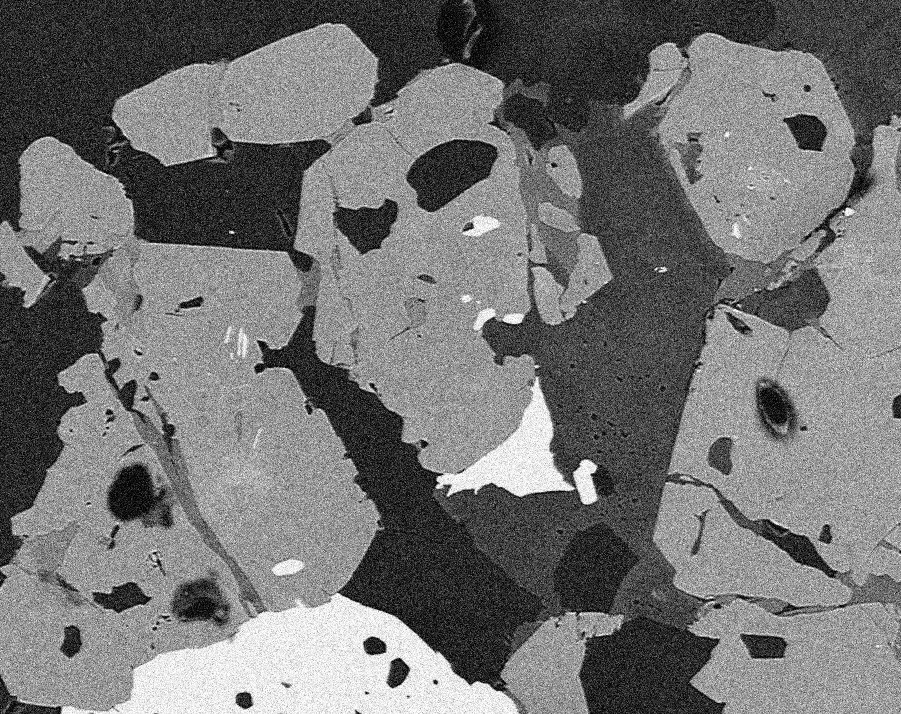
#> input picture opencv/sample_images/2BSE_Google_noisy.jpg, 901 x 714 px, found by its file name
$ python 2.denoising_and_edge_detection.py
#> lines starting #> are read from the running program, lines starting #| are printed output that depends on the picture
import cv2
import numpy as np

img = cv2.imread("opencv/sample_images/2BSE_Google_noisy.jpg", 1)
#> img is the input picture: shape (714, 901, 3); min 0, max 255, mean 114.9
img2 = cv2.imread("opencv/sample_images/2Neuron.jpg")
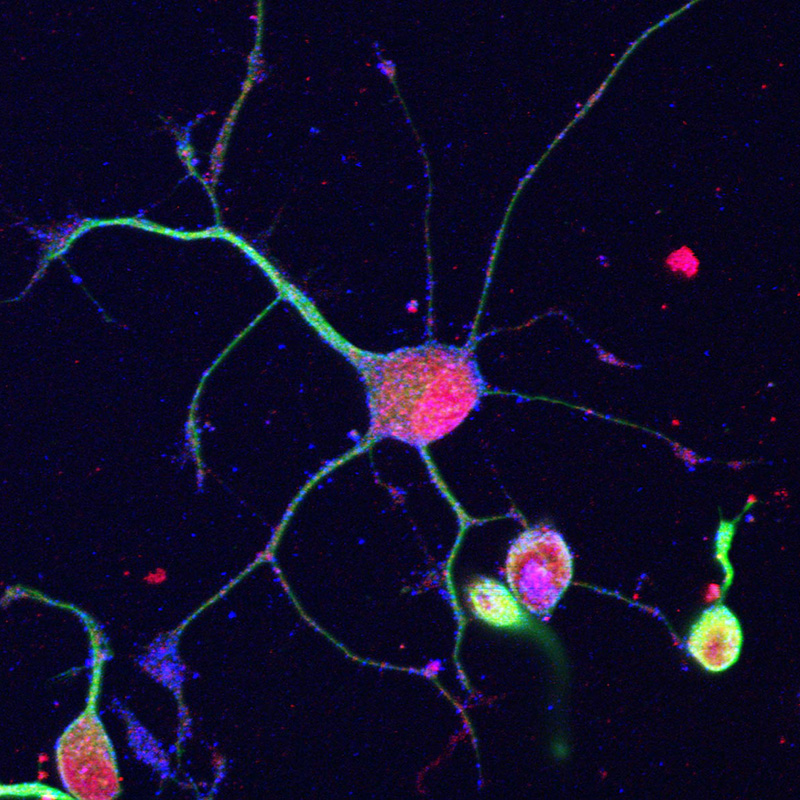
#> input picture opencv/sample_images/2Neuron.jpg, 800 x 800 px, found by its file name
#> img2 is the input picture: shape (800, 800, 3); mean B, G, R 41.2, 13.6, 17.2

# creating my own bluring filter
kernel = np.ones((3,3),np.float32)/9
filter_2D = cv2.filter2D(img,-1,kernel)
blur = cv2.blur(img,(3,3))
gaussian_blur = cv2.GaussianBlur(img, (3,3),0) # sigma = 0
median_blur = cv2.medianBlur(img,3)
# bilateral blur denoise img and preserve edges better than median
bilateral_blur = cv2.bilateralFilter(img, 9, 75, 75)

# edge detection using canny
edges = cv2.Canny(img2,threshold1=100, threshold2=200)
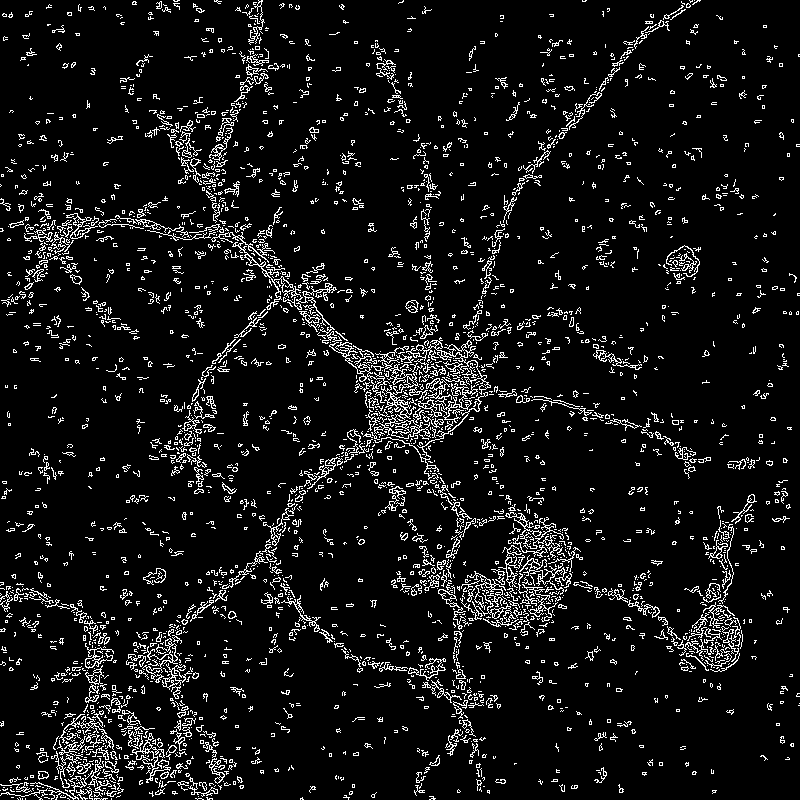
#> edges: shape (800, 800); 7.7% white in thin lines or dots

cv2.imshow("Bilateral blur", bilateral_blur)
cv2.imshow("Median blur", median_blur)
cv2.imshow("Gaussian blur", gaussian_blur)
cv2.imshow("Blur", blur)
cv2.imshow("Custom filter", filter_2D)
cv2.imshow("Original", img)
cv2.imshow("Neuron Edges", edges)
cv2.waitKey(0)
cv2.destroyAllWindows()
